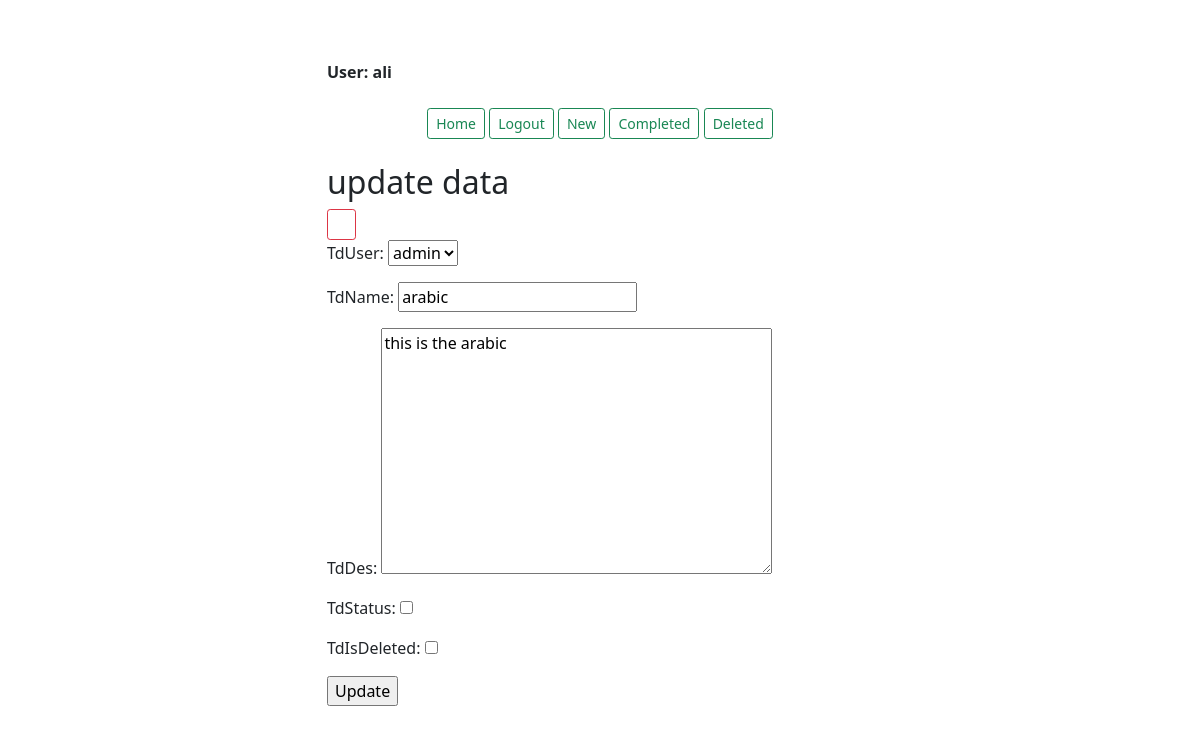
The app's page /update/7/ (signed in) with its own data.
### base/models.py (models this page shows, shortened)
class tbTodo(models.Model):
    tdUser = models.ForeignKey(User, on_delete=models.CASCADE)
    tdName =models.CharField(max_length=50)
    tdDes = models.TextField(null=True , blank=True)
    tdStatus = models.BooleanField(default=False)
    tdIsDeleted = models.BooleanField(default= False)
    tdDate = models.DateTimeField(auto_now_add=True)

### base/views.py (the view)
# urls.py: path('update/<int:pk>/',  tbTodoUpdateView.as_view(),name = 'update'),
class tbTodoUpdateView(LoginRequiredMixin, UpdateView):
    model = tbTodo
    template_name = "update.html"
    fields = '__all__'
    success_url = reverse_lazy('task')

### templates/update.html (shortened to what this page needs)
{% extends 'base.html' %}
{% block baseBlock %}
<h2> update data</h2>
<a href="{% url 'task' %}"><button type="button" class="btn btn-sm btn-outline-danger"><i class="bi bi-arrow-left"></i></button></a>
<form method='POST'>
    {{form.as_p}}
    <input type='submit' value='Update'>
</form>
{% endblock baseBlock %}

### templates/header.html (shortened to what this page needs)
<!DOCTYPE html>
<html lang="en">
<head>
  {% load static %}
  <link href="{% static '/bootstrap/css/bootstrap.min.css' %} " rel="stylesheet">
  <link rel="stylesheet" href="{% static '/css/style_main.css' %} " >
  <link rel="stylesheet" href="{% static '/icon/font/bootstrap-icons.min.css' %}">
</head>
<body>
  <div class="container">
    <div class="row">
        <div class="col-md-6 offset-md-3">
          {% if request.user.is_authenticated %}
          <strong class="text-left">User: {{request.user}}</strong>
          <p class="text-center m-4">
                <a href="{% url 'task' %}"><button type="button" class="btn btn-sm btn-outline-success">Home</button></a>
                <a href="{% url 'logout' %}"><button type="button" class="btn btn-sm btn-outline-success">Logout</button></a>
                <a href="{% url 'create' %}"><button type="button" class="btn btn-sm btn-outline-success">New</button></a>
                <a href="{% url 'completed' %}"><button type="button" class="btn btn-sm btn-outline-success">Completed</button></a>
                <a href="{% url 'deleted' %}"><button type="button" class="btn btn-sm btn-outline-success">Deleted</button></a>
                {% else %}
                <a href="">login</a>
              {% endif %}
            </p>

### static/css/style_main.css (style rules this page uses)
body { padding-top: 60px; padding-bottom: 60px; }

### records on screen
tbTodo: tdUser "admin", tdName "arabic", tdDes "this is the arabic"

### other values on screen
{{ request.user }} "ali"
